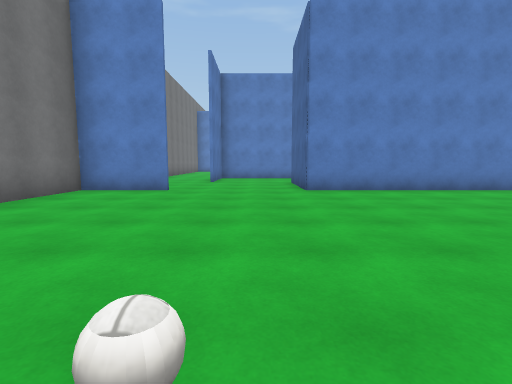
view 1 (above)

22 first-person views from a walk through a Unity game level. The camera is 1.3 m above the floor, tilts 6° down and sees 85° across. The floor is counted in squares, 2 m on a side. Each view is taken from the middle of a square. On the plan, view 1 faces up. The plan holds only what a view shows up to about 9 squares ahead; the rest is blank. The place goes on beyond the plan. Surface patterns are stand-ins for the level's own textures.

view 2
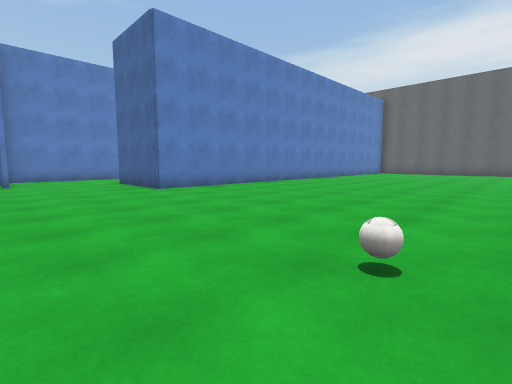

view 3
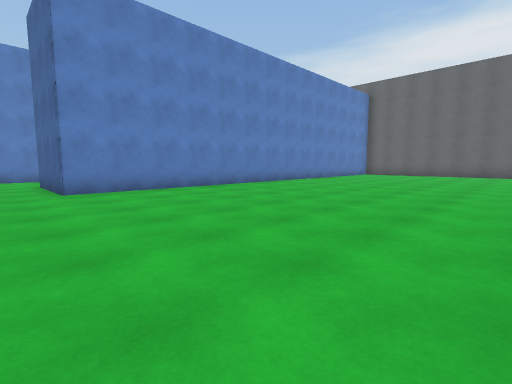

view 4
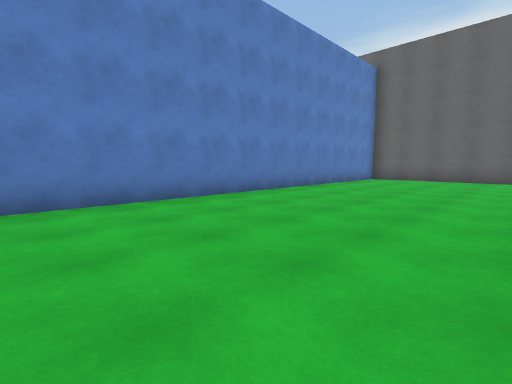

view 5
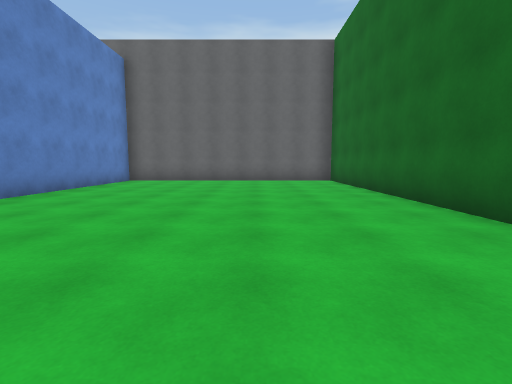

view 6
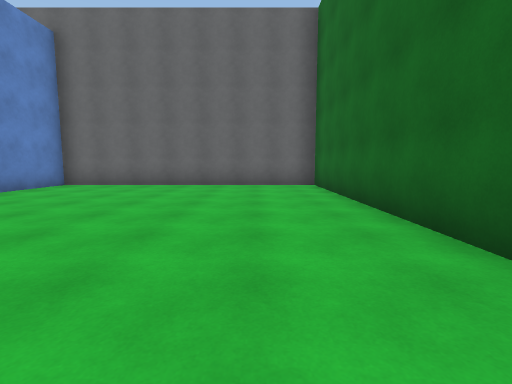

view 7
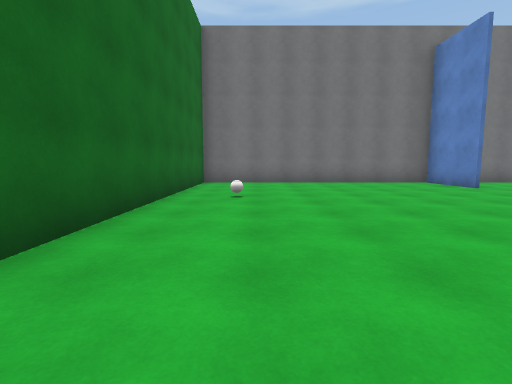

view 8
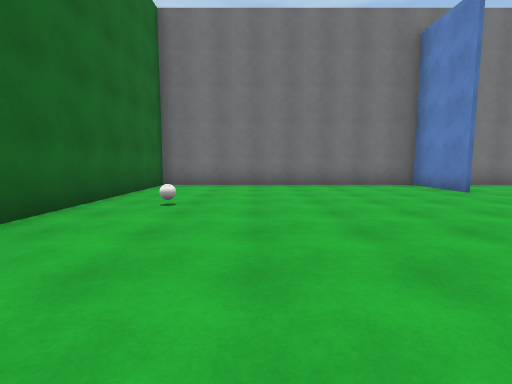

view 9
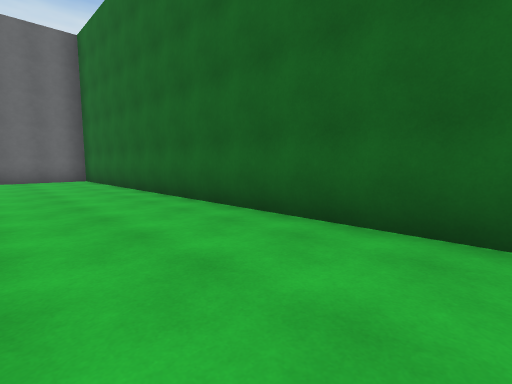

view 10
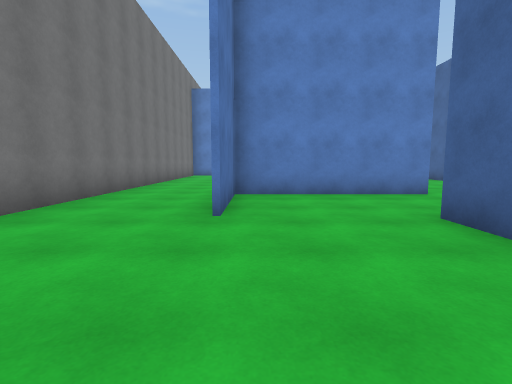

view 11
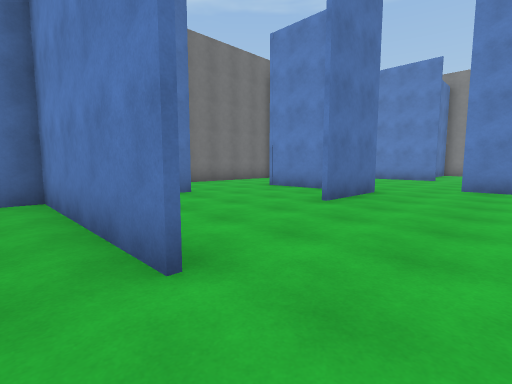

view 12
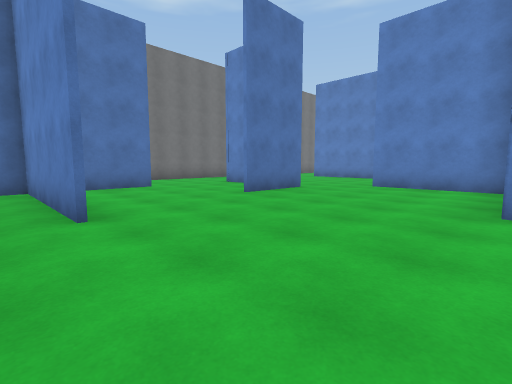

view 13
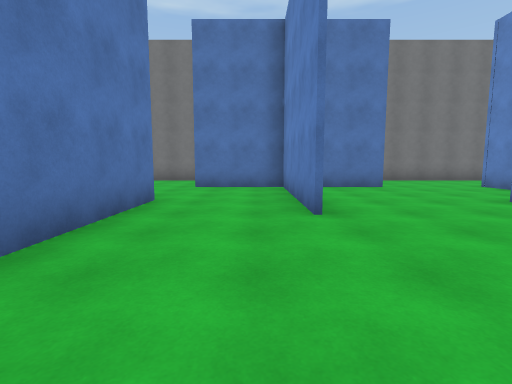

view 14
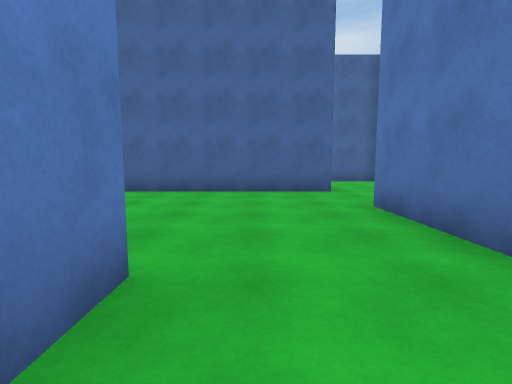

view 15
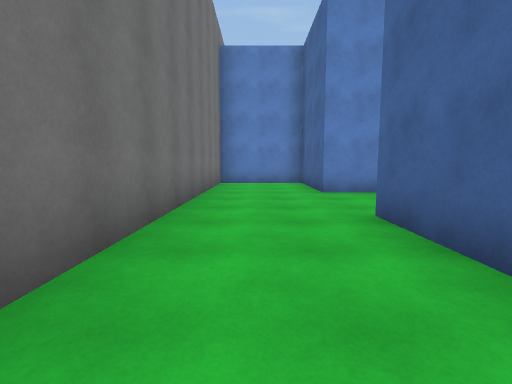

view 16
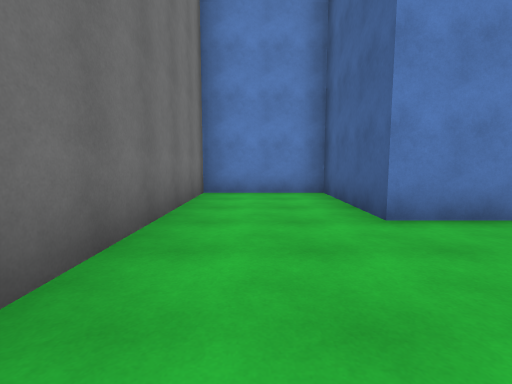

view 17
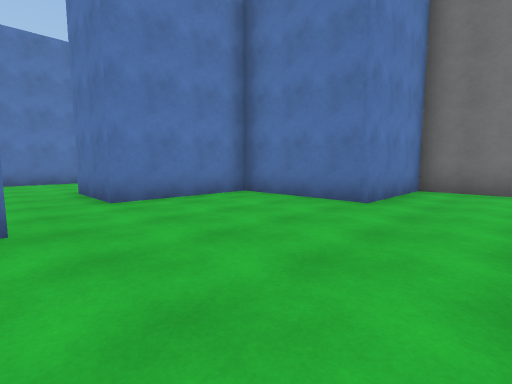

view 18
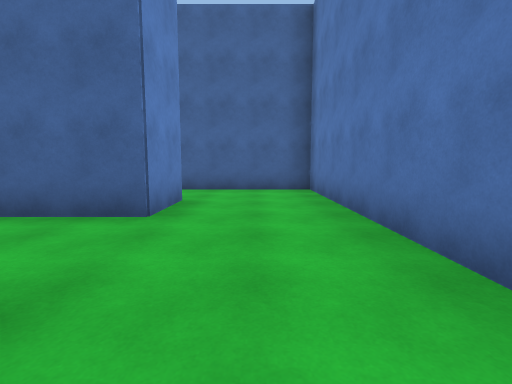

view 19
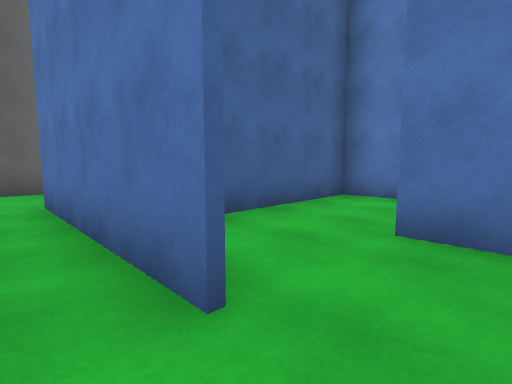

view 20
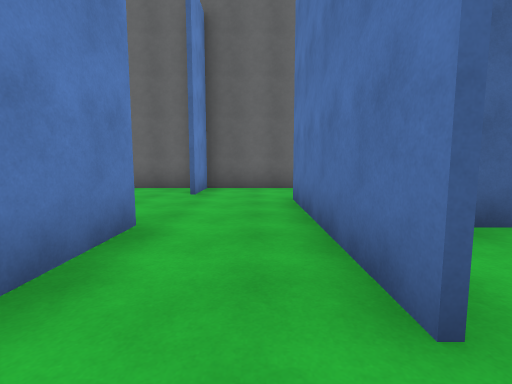

view 21
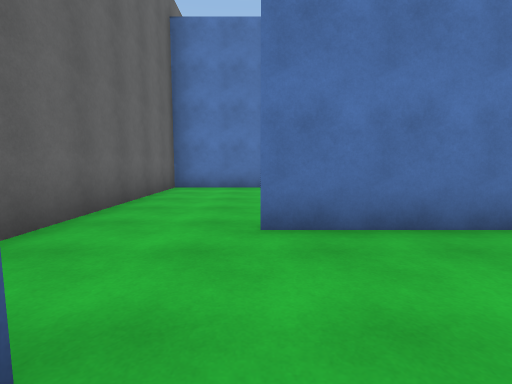

view 22
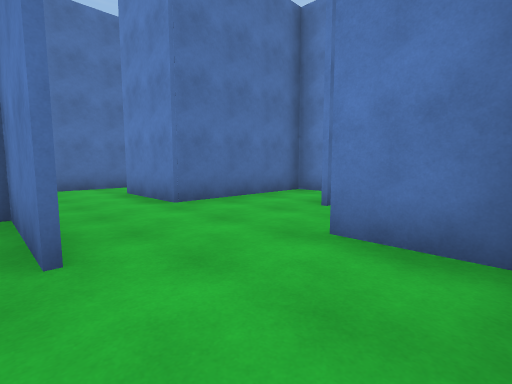

### Floor plan
Points are (right, up) in squares from view 1. A wall is a line through its corners. A room is listed if a view was taken in it or the views show most of it. See-through windows are left out.
Room 1 (views 1, 2, 3, 4, 5, 6, 7, 8, 9, 10)
walls: (-2, 6.6) (-4.1, 6.6) (-4.1, -0.7) (15.1, -0.7) (15.1, 7); (0.6, 11.7) (-1.4, 11.7) (-1.4, 9.4); (15.2, 6.6) (1.2, 6.6) (1.2, 9.2)
ways out: opening at (-2.5, 8.5) to room 2; opening at (1.5, 10.5) to room 2
objects: ball (0, 1)
Room 2 (views 11, 12, 13, 14, 15, 16)
walls: (0.8, 11.8) (2.6, 11.8); (-1.4, 14.5) (-1.4, 12.8); (2.6, 11.7) (0.6, 11.7); (-1.5, 12.5) (-1.5, 14.5); (0.2, 17.1) (-1.5, 17.1) (-1.5, 20) (-4.2, 20); (1.5, 17.2) (1.5, 15.1); (1.2, 9.2) (5.2, 9.2); (-1.5, 9.4) (-1.5, 10.8); (5.6, 18.7) (2.8, 18.7); (7.3, 9.3) (7.3, 14); (-4.1, 20.1) (-4.1, 8.2)
ways out: opening at (-2.5, 8.5) to room 1; opening at (1.5, 10.5) to room 1; opening at (2, 17.5) to room 3; opening at (6, 9) to room 4
Room 3 (view 17)
walls: (-4.2, 20.1) (-1.4, 20.1) (-1.4, 17.2) (1.5, 17.2); (-4.1, 21.8) (-4.1, 20.1)
ways out: opening at (2, 17.5) to room 2
Room 4 (view 18)
walls: (5.4, 6.7) (6.4, 6.7)
ways out: opening at (6, 9) to room 2; opening at (7.5, 8) to room 7
Room 5 (views 19, 20, 22)
walls: (13, 11.2) (10.8, 11.2); (12.9, 6.7) (15.1, 6.7); (15.1, 7) (15.1, 13.3) (13.6, 13.3); (10.9, 13.3) (8.8, 13.3); (8.9, 11.3) (13, 11.3)
ways out: opening at (12.5, 13) to room 6; opening at (8, 11) to room 7; opening at (8, 13)
Room 6 (view 21)
walls: (10.9, 16.6) (10.9, 13.3)
ways out: opening at (12.5, 13) to room 5; opening at (14, 14)
Room 7 (no view inside)
walls: (8.9, 9.3) (7.3, 9.3); (8, 9.2) (8.9, 9.2); (6.4, 6.7) (10.8, 6.7) (10.8, 9.9)
ways out: opening at (7.5, 8) to room 4; opening at (8, 11) to room 5

Positions as (right, up) in squares from view 1, and headings:
1: (0, 0), facing up
2: (-2, 0), facing up-right
3: (0, 0), facing up-right
4: (4, 2), facing up-right
5: (5, 2), facing right
6: (7, 1), facing right
7: (5, 1), facing left
8: (4, 2), facing left
9: (4, 2), facing down-right
10: (-1, 6), facing up
11: (4, 11), facing up-left
12: (6, 11), facing up-left
13: (6, 11), facing left
14: (1, 11), facing right
15: (-3, 11), facing up
16: (-3, 14), facing up
17: (3, 22), facing down-left
18: (4, 8), facing right
19: (8, 12), facing down-right
20: (8, 12), facing right
21: (13, 14), facing down
22: (15, 11), facing up-left
